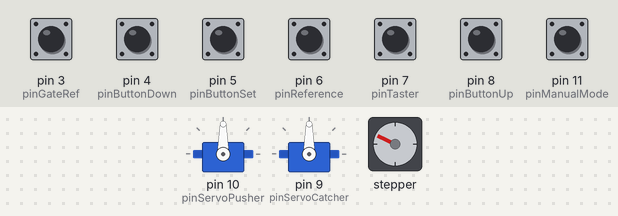
A sketch run on a simulated Arduino Uno, built with avr-gcc and run on an emulated ATmega328P. Shown: 2 × servo, stepper motor. Inputs (shaded band) come from the test bench; at power-on: pin 3 (pinGateRef), pin 4 (pinButtonDown), pin 5 (pinButtonSet), pin 6 (pinReference), pin 7 (pinTaster), pin 8 (pinButtonUp), pin 11 (pinManualMode) HIGH. Stepper angles assume 200 steps per turn.

Above: at 1.27 s.
1.3 s: pin 6 (pinReference) pulled LOW for 0.15 s
At 1.8 s:
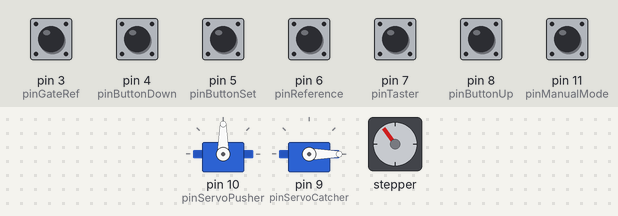
2.9 s: pin 7 (pinTaster) pulled LOW for 0.15 s
At 5.7 s:
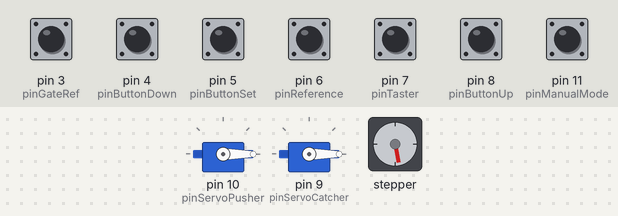
5.9 s: pin 3 (pinGateRef) pulled LOW for 0.15 s
At 6.22 s:
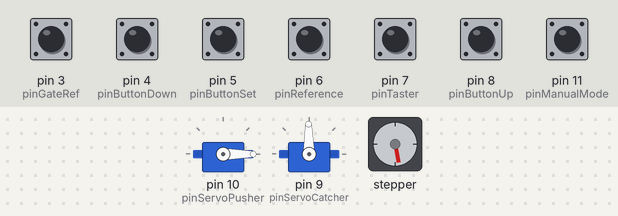
8.9 s: pin 11 (pinManualMode) pulled LOW for 0.15 s
At 9.07 s:
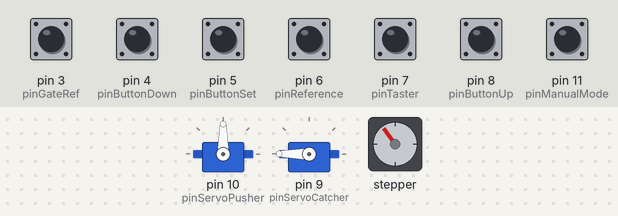
11.9 s: pin 6 (pinReference) pulled LOW for 1 s
14.4 s: pin 3 (pinGateRef) pulled LOW for 1 s
At 15.6 s:
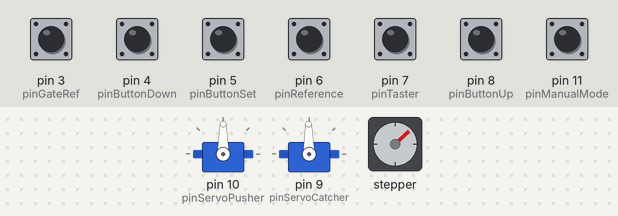
Timing chart, 0 to 17.4 s (numbered marks = the images above; inputs shaded):
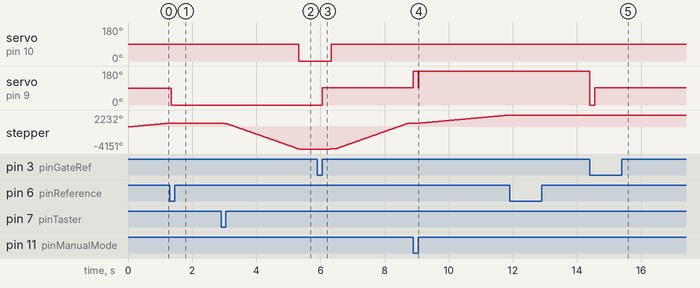

The sketch:

paecklibahn.ino
```cpp
#include <Wire.h>
#include <Adafruit_MotorShield.h>
#include "utility/Adafruit_PWMServoDriver.h"
#include <Servo.h>
#include <Timer.h>

int limitOben=2699;
int limitUnten=13;

#define MOVES_BEFORE_REF 15
#define TIMEOUT_DURATION 8000

// Debug level logging
#define VERBOSE false

// Application loggin
#define STATUSLOGGING false

const int pinRes1 = 1;
const int pinRes2 = 2;
const int pinGateRef = 3;    // Position of catcher
const int pinButtonDown = 4; // Green button
const int pinButtonSet = 5; // Blue button
const int pinReference = 6; // weiss:refernzfahrt
const int pinTaster = 7; // Checks load
const int pinButtonUp = 8; // Red button
const int pinServoCatcher = 9;
const int pinServoPusher = 10;
const int pinManualMode = 11; // gelb: Kipp-Schalter

Timer timer;
Servo servo1;


/* *********   */
#define SERVO_HOLD 91
#define SERVO_FORW 0
#define SERVO_BACK 180
#define MOVING_TIME 150

class Catcher{

  bool isDriving = false;
  bool wasSeen = false;
  bool isOpen = false;
  long previousMillisGate = 0;
  bool initDone = false;
  int initDirection = SERVO_FORW;
  int  direction = SERVO_HOLD;
  Servo theServo;
  int _servoPin;
  int _refPin;

  void runToInit()
  {
   if( digitalRead( _refPin ) == HIGH)
     theServo.write(initDirection);
   else{
     theServo.write(SERVO_HOLD);
     isOpen = false;
     initDone=true;
   }
  }

  bool shouldMove( bool shouldOpen )
  {
   if( isDriving == false)
   {
     if( shouldOpen == true && isOpen == false){
       direction = SERVO_FORW;
     }else if(shouldOpen == false && isOpen == true){
       direction = SERVO_BACK;
     }

     if( direction == SERVO_HOLD){
       theServo.write(direction);
       return false;
     }
   }
   return true;
  }

public:
  Catcher(int servoPin, int refPin)
  {
    _servoPin = servoPin;
    _refPin = refPin;
  }

  void setup()
  {
    theServo.attach(_servoPin);
    pinMode(_refPin, INPUT_PULLUP);
  }

  void drive(bool shouldOpen)
  {
   if( initDone == false)
      return runToInit();

    if( shouldMove(shouldOpen) == false)
      return;

   if( isDriving == true && digitalRead(pinGateRef) == LOW)
     wasSeen = true;

   long m = millis();
   if( isDriving == false){
     previousMillisGate = m;
     wasSeen = false;
     isDriving = true;
     if( VERBOSE ){
       if( direction == SERVO_FORW )
         Serial.println("Open SERVO_FORW");
        else
         Serial.println("Open SERVO_BACK");
     }
    }else if( m - previousMillisGate >= MOVING_TIME || (digitalRead(_refPin) == LOW && direction == SERVO_BACK)){
     if( VERBOSE )  Serial.println( m - previousMillisGate );
     if( direction == SERVO_FORW ){
       isOpen = true;
       if( VERBOSE ) Serial.println("Gate open");
     }else{
       isOpen = false;
       if( VERBOSE ) Serial.println("Gate closed");
       if( digitalRead(_refPin) == HIGH){
         if(wasSeen == false)
           initDirection = SERVO_BACK;
          else
          initDirection = SERVO_FORW;
         initDone = false;
       }
     }
     isDriving = false;
     direction = SERVO_HOLD;
    }

    theServo.write(direction);

  }

};

Catcher theCatcher(pinServoCatcher,pinGateRef);


#define AB FORWARD
#define AUF BACKWARD
#define DONTMOVE RELEASE

#define HIGHSPEED 800
#define LOWSPEED 100


Adafruit_MotorShield AFMS = Adafruit_MotorShield();
Adafruit_StepperMotor *motor = AFMS.getStepper(200, 2);

int position = 0;


void terminateLiftOut();

class RefPointSearch{

public:
  int state = RefPointSearch::STATE_UNKNOWN;

  RefPointSearch(int pin){
    _pin = pin;
  }

  void reset()
  {
    state = STATE_UNKNOWN;
    if( isMoving)
      moveLift();
  }

  void handeLiftOutTimer()
  {
    timerId = -1;
    if( state == STATE_LIFTOUT_SPACE )
      state = STATE_SEARCH;
  }

  bool checkState()
  {
    refSwitchTouched = digitalRead(_pin) == LOW ? true : false;
    if( state == STATE_UNKNOWN ){
      if( refSwitchTouched)
        state = STATE_LIFTOUT;
       else
        state = STATE_SEARCH;
    }else if( state == STATE_LIFTOUT){
      if( refSwitchTouched ){
        state = STATE_LIFTOUT_SPACE;
        timerId = timer.after( 1500, terminateLiftOut);
      }
    }else if( state == STATE_LIFTOUT_SPACE){
      // Do nothing, wait for timer
    }else if( state == STATE_SEARCH){
      if( refSwitchTouched){
        position = 0;
        state = STATE_GOTO_LOAD;
      }
    }else if(state == STATE_GOTO_LOAD){
      if( position >= limitUnten)
        state = STATE_DONE;
    }else if( state == STATE_DONE){
      return true;
    }
    moveLift();
    return state == STATE_DONE ? true : false;
  }


protected:

  void moveLift()
  {

    isMoving = true;
    if( state == STATE_LIFTOUT_SPACE || state == STATE_LIFTOUT || state == STATE_GOTO_LOAD){
      motor->setSpeed(LOWSPEED);
      motor->step(1, AUF, DOUBLE);
      if( state == STATE_GOTO_LOAD)
        position ++;
     }else if (state == STATE_SEARCH)  {
      motor->setSpeed(LOWSPEED);
      motor->step(1, AB, DOUBLE);
     }else{
      motor->setSpeed(0);
      motor->release();
      isMoving = false;
     }
  }

  int _pin;
  bool refSwitchTouched = false;
  bool isMoving = false;
  int timerId = -1;

  const int STATE_UNKNOWN = 0;
  const int STATE_LIFTOUT = 1;
  const int STATE_LIFTOUT_SPACE = 2;
  const int STATE_SEARCH = 3;
  const int STATE_GOTO_LOAD = 4;
  const int STATE_DONE = 5;

};


RefPointSearch refPoint( pinReference );

void terminateLiftOut(){
  refPoint.handeLiftOutTimer();
}


class Pusher
{
  public:

  Pusher(int pin)
  {
    _pinNr = pin;
  }


  void drive( bool shouldKick ){
    if ( shouldKick ) {

      servo1.write(0);
    }else if(!shouldKick){
      servo1.write(90);
    }
  }


  void driveManual()
  {

    int buttonStatus = digitalRead( _pinNr );
    if ( buttonStatus == LOW) {
      servo1.write(0);

    }else if(buttonStatus == HIGH   ){
      // button not pressed
      servo1.write(90);
    }

  }


  protected:
  int _pinNr;
};


Pusher topPusher( pinButtonSet );


#define MANUAL_RAMPE 200


void driveManual() {

  static int manuallyDriven = 0;
  int speed = LOWSPEED;
  if ( manuallyDriven > MANUAL_RAMPE)
    speed = HIGHSPEED;

  if ( digitalRead( pinButtonUp ) == LOW && position < limitOben) {
    motor->setSpeed(speed);
    motor->step(1, AUF, DOUBLE);
    manuallyDriven++;
    position++;
  } else if ( digitalRead( pinButtonDown ) == LOW && position > limitUnten) {
    motor->setSpeed(speed);
    motor->step(1, AB, DOUBLE);
    manuallyDriven++;
    position--;
  } else {
    motor->setSpeed(0);
    motor->release();
    manuallyDriven = 0;
  }
  topPusher.driveManual();

}


#define AUTO_RAMPE 50

#define AUT_STATE_UNKNOWN 0
#define AUT_STATE_LOWER 1
#define AUT_STATE_LOAD 2
#define AUT_STATE_WAIT_FOR_LOAD 3
#define AUT_STATE_RAISE 10
#define AUT_STATE_UNLOAD 11
#define AUT_STATE_WAIT_FOR_UNLOAD 12
#define AUT_STATE_MAKE_TIMEOUT 20
#define AUT_STATE_REF_POINT 30
#define AUT_STATE_WAIT 40
#define AUT_STATE_ERROR 99


class AutoPilot{
  public:
  int state=AUT_STATE_UNKNOWN;
  int oldState = -1;
  int moveCounter = 0;

  AutoPilot(int sensorPin, Catcher *theCatcher, Pusher *thePusher)
  {
    state = AUT_STATE_UNKNOWN;
    _sensorPin = sensorPin;
    _theCatcher = theCatcher;
    _thePusher = thePusher;
  }

  void updateFromTimer()
  {
    if( state == AUT_STATE_WAIT_FOR_LOAD)
    {
      if( TIMEOUT_DURATION <= 0 || timeOutEnabled == false){
        state = AUT_STATE_RAISE;
      }else{
        timer.after(TIMEOUT_DURATION,updatePilotFromTimer);
        state = AUT_STATE_MAKE_TIMEOUT;
       }
    }else if( state == AUT_STATE_MAKE_TIMEOUT ){
      state = AUT_STATE_RAISE;
    }else if( state == AUT_STATE_WAIT_FOR_UNLOAD){
      shouldPusherKick = false;
      state = AUT_STATE_LOWER;
    }else if( state == AUT_STATE_REF_POINT){
      refPoint.reset();
      drive(DONTMOVE);
      state = AUT_STATE_WAIT;
    }
  }

  void updateManual()
  {
    if( timerId != -1){
      timer.stop(timerId);
      timerId = -1;
    }
    shouldPusherKick = false;
    state = AUT_STATE_UNKNOWN;
    moveCounter = 0;
    refDriveRequested = false;
  }

  void update()
  {
    oldState = state;
    isLoaded = digitalRead(_sensorPin) == LOW ? true : false;
    if( state == AUT_STATE_UNKNOWN )
      state = findFirstStep();

    switch( state ){
      case AUT_STATE_LOWER:
        stepLower();
      break;

      case AUT_STATE_LOAD:
        stepLoad();
      break;

      case AUT_STATE_WAIT_FOR_LOAD:
        stepWaitForLoad();
      break;

      case AUT_STATE_RAISE:
        stepRaise();
      break;

      case AUT_STATE_UNLOAD:
        stepUnLoad();
      break;

      case AUT_STATE_WAIT_FOR_UNLOAD:
        stepWaitForUnLoad();
      break;

      case AUT_STATE_REF_POINT:
        stepPrepareRefPoint();
       break;

      default:
      ;
    };
    if( oldState != state && VERBOSE){
      Serial.print( "State Changed: ");
      Serial.print( oldState );
      Serial.print( " -> " );
      Serial.println( state );
     }
    _theCatcher->drive(shouldCatcherOpen);
    _thePusher->drive(shouldPusherKick);

  }

protected:

  int findFirstStep(){
    if( isLoaded == true)
      return AUT_STATE_RAISE;
    else{
      return AUT_STATE_LOWER;
    }
   }


   void stepLower()
   {
      if( drive(AB) == true){
        moveCounter++;
        if( moveCounter >= MOVES_BEFORE_REF || refDriveRequested == true){
          refDriveRequested = false;
          timer.after(1500,updatePilotFromTimer);
          state = AUT_STATE_REF_POINT;
        }else
          state = AUT_STATE_LOAD;
      }
   }

  void stepPrepareRefPoint()
  {
    if( drive(AUF) == true)
      state = AUT_STATE_ERROR;
  }

  void stepLoad()
  {
    shouldCatcherOpen = true;
    if( isLoaded )
    {
      timer.after(100,updatePilotFromTimer);
      state = AUT_STATE_WAIT_FOR_LOAD;
    }
  }

  void stepWaitForLoad()
  {
    shouldCatcherOpen = false;
  }

  void stepRaise()
  {
    if( drive(AUF) == true)
      state = AUT_STATE_UNLOAD;
  }

  void stepUnLoad()
  {
    shouldPusherKick = true;
    if( isLoaded == false )
    {
      timerId = timer.after(1000,updatePilotFromTimer);
      state = AUT_STATE_WAIT_FOR_UNLOAD;
    }
  }


  void stepWaitForUnLoad()
  {
    if( isLoaded == true){
        if( timerId != -1){
          timer.stop(timerId);
          timerId = -1;
        }
       state = AUT_STATE_UNLOAD;
    }
  }


  boolean drive( int direction) {

    int speed = LOWSPEED;
    if ( manuallyDriven > AUTO_RAMPE)
      speed = HIGHSPEED;

    if ( direction == AUF && position < limitOben) {
      motor->setSpeed(speed);
      motor->step(1, AUF, DOUBLE);
      manuallyDriven++;
      position++;
    } else if ( direction == AB && position > limitUnten) {
      motor->setSpeed(speed);
      motor->step(1, AB, DOUBLE);
      manuallyDriven++;
      position--;
    } else {
      motor->setSpeed(0);
      motor->release();
      manuallyDriven = 0;
      if(( direction == AUF && position >= limitOben) || ( direction == AB && position <= limitUnten) )
        return true;
    }

    return false;
   }


  int _sensorPin;
  int timerId = -1;
  Catcher *_theCatcher;
  Pusher* _thePusher;

  boolean isLoaded = false;
  int manuallyDriven = 0;
  boolean shouldCatcherOpen = false;
  boolean shouldPusherKick = false;

public:
  boolean refDriveRequested = false;
  boolean timeOutEnabled = false;

};


AutoPilot pilot( pinTaster, &theCatcher, &topPusher);

void updatePilotFromTimer()
{
  pilot.updateFromTimer();
}


void logStatus() {

    Serial.print("UP:");
    Serial.print(digitalRead(pinButtonUp));
    Serial.print(" DN:");
    Serial.print(digitalRead(pinButtonDown));
    Serial.print(" ST:");
    Serial.print(digitalRead(pinButtonSet));
    Serial.print(" RF:");
    Serial.print(digitalRead(pinReference));
    Serial.print(" TS:");
    Serial.print(digitalRead(pinTaster));
    Serial.print(" RP:");
    Serial.print(refPoint.state);
    if ( digitalRead(pinManualMode) == LOW)
      Serial.print(" Mode:M");
    else
      Serial.print(" Mode:A");
    Serial.print(" AP:");
    Serial.print(pilot.state);

    Serial.print(" MV:");
    Serial.print(pilot.moveCounter);

    Serial.print(" Pos:");
    Serial.println(position);

}

void setup() {

  Serial.begin(9600);

  AFMS.begin();
  servo1.attach(pinServoPusher);
  pinMode(pinButtonUp, INPUT_PULLUP);
  pinMode(pinButtonDown, INPUT_PULLUP);
  pinMode(pinButtonSet, INPUT_PULLUP);
  pinMode(pinManualMode, INPUT_PULLUP);
  pinMode(pinReference, INPUT_PULLUP);
  pinMode(pinTaster, INPUT_PULLUP);
  if( STATUSLOGGING )
    timer.every(1000, logStatus);
  theCatcher.setup();

}


void loop() {
  timer.update();

  if ( digitalRead( pinManualMode ) == LOW) {
    driveManual();
    theCatcher.drive( digitalRead( pinButtonSet ) == LOW);
    refPoint.reset();
    pilot.updateManual();
  }else{
    //Automatic
    if( refPoint.checkState() ){
      pilot.update();
      if( digitalRead(pinButtonDown) == LOW)
        pilot.timeOutEnabled = false;
      if( digitalRead(pinButtonUp) == LOW)
        pilot.timeOutEnabled = true;
      if( digitalRead(pinButtonSet) == LOW)
        pilot.refDriveRequested = true;
    }else{
      pilot.updateManual();
    }
  }
}
```

Measured:
- after the input at 1.3 s, servo on pin 9 (pinServoCatcher): 90° → 0° after 0.05 s
- after the input at 2.9 s, servo on pin 10 (pinServoPusher): 90° → 0° after 2.4 s; stepper: turns 4835° counter-clockwise in 2.4 s, starting at once
- after the input at 5.9 s, servo on pin 9 (pinServoCatcher): 0° → 91° after 0.15 s
- after the input at 8.9 s, servo on pin 9 (pinServoCatcher): 91° → 180° at once; stepper: keeps turning clockwise at about 547°/s, starting after 0.17 s
- after the input at 14.4 s, servo on pin 9 (pinServoCatcher): 180° → 0° at once, → 91° 0.15 s later
